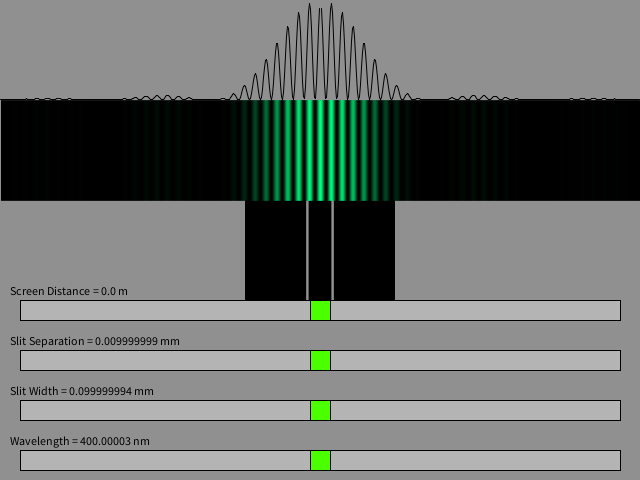
Frame 1 (no input)
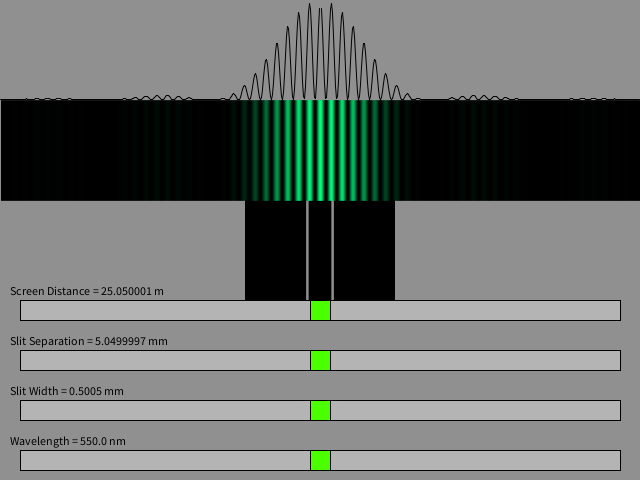
Frame 60 (the mouse pressed at the canvas centre just before this capture)
Frame 120 (the mouse held since frame 60 and released just before this capture): identical to frame 60, image omitted

The Processing sketch that drew these frames (run headless with seeded random() and noise(); from frame 60 on, the mouse is pressed at the canvas centre):

// Processing sketch: processing_58567
// ── processing_58567.pde

// A Young's Double Slit Experiment Sketch
// by Oliver Lomax
// April 2012

float theta;
float lambda = 400e-9;
float slit_separation = 1e-5;
float slit_width = 1e-4;
float screen_dist;
float array_size;
float[] intensity;

HScrollbar hs_slit_separation, hs_wavelength, hs_slit_width, hs_screen_dist;

void setup()
{
  //size(screen.width, screen.height);
  size(640, 480);
  array_size = width;
  intensity = new float[(int)array_size];
  colorMode(HSB, 360, 100, 1);
  
  hs_screen_dist = new HScrollbar(20, height-170, width-40, 20, 3*5+1, 0.1, 50);
  hs_slit_separation = new HScrollbar(20, height-120, width-40, 20, 3*5+1, 1e-4, 1e-2);
  hs_slit_width = new HScrollbar(20, height-70, width-40, 20, 3*5+1, 1e-6, 1e-3);
  hs_wavelength = new HScrollbar(20, height-20, width-40, 20, 3*5+1, 400e-9, 700e-9);
 
 }


void draw()
{
  //clear the screen
  background(204);
  
  // Update the text
  String sd = "Screen Distance = " + screen_dist + " m";
  String ss = "Slit Separation = " + slit_separation/1e-3 + " mm";
  String sw = "Slit Width = " + slit_width/1e-3 + " mm";
  String wl = "Wavelength = " + lambda/1e-9 + " nm";
  
  fill(0);
  text(sd, 10, height - 185);
  text(ss, 10, height - 135);
  text(sw, 10, height - 85);
  text(wl, 10, height - 35);
  
  // Get variables from scroll bars
  screen_dist = hs_screen_dist.getPos();
  lambda = hs_wavelength.getPos();
  slit_separation = hs_slit_separation.getPos();
  slit_width = hs_slit_width.getPos();
  
  // Draw Slit 
  stroke(0,100,100,0);
  fill(0);
  rectMode(CENTER);
  rect(width/2, height/2, 150, 150);
  fill(204);
  float sep = slit_separation*5000;
  float w = slit_width*5000;
  w = (w < 1? 1: w);
  rect(width/2-sep/2,height/2, w, 150);
  rect(width/2+sep/2,height/2, w, 150);
  rectMode(CORNER);
  
  // Calculate the intensity for every point across the screen
  for (int i = 0; i < array_size; i++) {
    theta = atan((i-(array_size/2.0))/(screen_dist*4000));
    intensity[i] = pow(cos(PI*slit_separation*sin(theta)/lambda), 2.0) * pow(sin(PI*slit_width*sin(theta)/lambda),2.0)/pow((PI*slit_width*sin(theta)/lambda),2.0);
  }
  //Draw the diffraction pattern and the graph
  float colour = map2(lambda, 400e-9, 700e-9, 300, 0);
  for (int i = 1; i < array_size; i++) {
    stroke(colour, 100, intensity[i]);
    line(i, 100,i, 200);
    stroke(0);
    line(i-1, 100*(1-intensity[i-1]), i, 100*(1-intensity[i]));
  }
  
  // Fill in the center line because the sinc function gives 0 instead of 1 for theta = 0
  stroke(colour, 100, 100);
  line(width/2, 100,width/2, 200);
  stroke(0);
  
  // Update all the scroll bars
  hs_slit_separation.update();
  hs_wavelength.update();
  hs_slit_width.update();
  hs_screen_dist.update();
  hs_slit_separation.display();
  hs_wavelength.display();
  hs_slit_width.display();
  hs_screen_dist.display();
}


boolean sb_locked = false;
class HScrollbar
{
  int swidth, sheight;    // width and height of bar
  int xpos, ypos;         // x and y position of bar
  float spos, newspos;    // x position of slider
  int sposMin, sposMax;   // max and min values of slider
  int loose;              // how loose/heavy
  boolean over;           // is the mouse over the slider?
  boolean locked;
  float ratio;
  float minValue, maxValue; // min and max values to return.
  int fixedMouseY;

  HScrollbar (int xp, int yp, int sw, int sh, int l, float minv, float maxv) {
    swidth = sw;
    sheight = sh;
    int widthtoheight = sw - sh;
    ratio = (float)sw / (float)widthtoheight;
    xpos = xp;
    ypos = yp-sheight/2;
    spos = xpos + swidth/2 - sheight/2;
    newspos = spos;
    sposMin = xpos;
    sposMax = xpos + swidth - sheight;
    loose = l;
    minValue = minv;
    maxValue = maxv;
  }

  void update() {
    if(over()) {
      over = true;
    } else {
      over = false;
    }
    if(mousePressed && over && !sb_locked) {
      locked = true;
      sb_locked = true;
    }
    if(!mousePressed) {
      locked = false;
      sb_locked = false;
    }
    if(locked) {
      newspos = constrain(mouseX-sheight/2, sposMin, sposMax);
    }
    if(abs(newspos - spos) > 1) {
      spos = spos + (newspos-spos)/loose;
    }
  }

  int constrain(int val, int minv, int maxv) {
    return min(max(val, minv), maxv);
  }

  boolean over() {
    if(mouseX > xpos && mouseX < xpos+swidth &&
    mouseY > ypos && mouseY < ypos+sheight) {
      return true;
    } else {
      return false;
    }
  }

  void display() {
    fill(255);
    rect(xpos, ypos, swidth, sheight);
    if(over || locked) {
      fill(153, 102, 0);
    } else {
      fill(102, 102, 102);
    }
    rect(spos, ypos, sheight, sheight);
  }

  float getPos() {
    // Convert spos to be values between
    // 0 and the total width of the scrollbar
    //return spos * ratio;
    float ret_value = spos;
    //map(ret_value, sposMin, sposMax, 0.0, 1.0);
    //ret_value = ((spos-sposMin)/(sposMax-sposMin))*(maxValue-minValue)+minValue;
    ret_value = map2(spos, sposMin, sposMax, minValue, maxValue);
    
    return ret_value;
  }
}

float map2(float value, float min1, float max1, float min2, float max2)
{
  float ret_value = ((value-min1)/(max1-min1))*(max2-min2)+min2;
  return ret_value;
}
